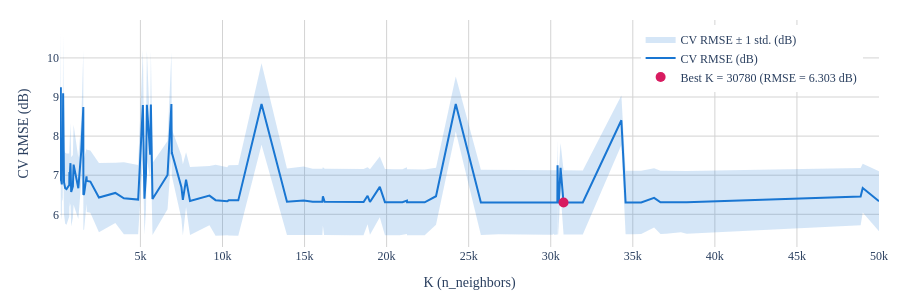

This figure's notebook cell:
### Markdown cell above
## Plot: Best CV RMSE & its STD vs K

### Code cell
# Interactive KNN CV RMSE plot (line + band, single axis), hover for K, RMSE and SD

cv_knn_df = cv_knn_df.sort_values("K").reset_index(drop=True)
k = cv_knn_df["K"].astype(int)
rmse = cv_knn_df["best_cv_rmse"]
std = cv_knn_df["std_cv_rmse"]
best_idx = rmse.idxmin()

fig = go.Figure()

fig.add_trace(go.Scatter(
    x=pd.concat([k, k[::-1]]),
    y=pd.concat([rmse + std, (rmse - std)[::-1]]),
    fill="toself", fillcolor="rgba(25,118,210,0.18)",
    line=dict(color="rgba(255,255,255,0)"),
    hoverinfo="skip", name="CV RMSE ± 1 std. (dB)",
))

fig.add_trace(go.Scatter(
    x=k, y=rmse, mode="lines", line=dict(color="#1976d2", width=2),
    name="CV RMSE (dB)", customdata=std,
    hovertemplate="K=%{x}<br>RMSE=%{y:.3f} dB<br>SD=%{customdata:.3f} dB<extra></extra>",
))

fig.add_trace(go.Scatter(
    x=[k[best_idx]], y=[rmse[best_idx]], mode="markers",
    marker=dict(color="#d81b60", size=10),
    name=f"Best K = {int(k[best_idx])} (RMSE = {rmse[best_idx]:.3f} dB)",
    customdata=[std[best_idx]],
    hovertemplate="K=%{x}<br>RMSE=%{y:.3f} dB<br>SD=%{customdata:.3f} dB<extra></extra>",
))

fig.update_layout(
    xaxis_title="K (n_neighbors)", yaxis_title="CV RMSE (dB)",
    font=dict(family="Times New Roman", size=12),
    legend=dict(x=0.98, y=0.98, xanchor="right", yanchor="top"),
    autosize=True, height=300,
    margin=dict(l=60, r=20, t=20, b=50),
    plot_bgcolor="white",
)
fig.update_xaxes(showgrid=True, gridcolor="lightgrey")
fig.update_yaxes(showgrid=True, gridcolor="lightgrey")
fig.show(config={"responsive": True})

### Figure 1 — Plotly figure (JSON) as saved in the notebook; plotly's stock layout.template omitted (floating-point values rounded to 4 significant figures; data arrays with more than 128 entries replaced by an {"elided": "..."} marker saying what was removed)
{"data": [{"fill": "toself", "fillcolor": "rgba(25,118,210,0.18)", "hoverinfo": "skip", "line": {"color": "rgba(255,255,255,0)"}, "name": "CV RMSE ± 1 std. (dB)", "type": "scatter", "x": {"elided": "786 int values"}, "y": {"elided": "786 float values"}}, {"customdata": {"elided": "393 float values"}, "hovertemplate": "K=%{x}<br>RMSE=%{y:.3f} dB<br>SD=%{customdata:.3f} dB<extra></extra>", "line": {"color": "#1976d2", "width": 2}, "mode": "lines", "name": "CV RMSE (dB)", "type": "scatter", "x": {"elided": "393 int values"}, "y": {"elided": "393 float values"}}, {"customdata": [0.8213], "hovertemplate": "K=%{x}<br>RMSE=%{y:.3f} dB<br>SD=%{customdata:.3f} dB<extra></extra>", "marker": {"color": "#d81b60", "size": 10}, "mode": "markers", "name": "Best K = 30780 (RMSE = 6.303 dB)", "type": "scatter", "x": [30780], "y": [6.303]}], "layout": {"autosize": true, "font": {"family": "Times New Roman", "size": 12}, "height": 300, "legend": {"x": 0.98, "xanchor": "right", "y": 0.98, "yanchor": "top"}, "margin": {"b": 50, "l": 60, "r": 20, "t": 20}, "plot_bgcolor": "white", "xaxis": {"gridcolor": "lightgrey", "showgrid": true, "title": {"text": "K (n_neighbors)"}}, "yaxis": {"gridcolor": "lightgrey", "showgrid": true, "title": {"text": "CV RMSE (dB)"}}}}
